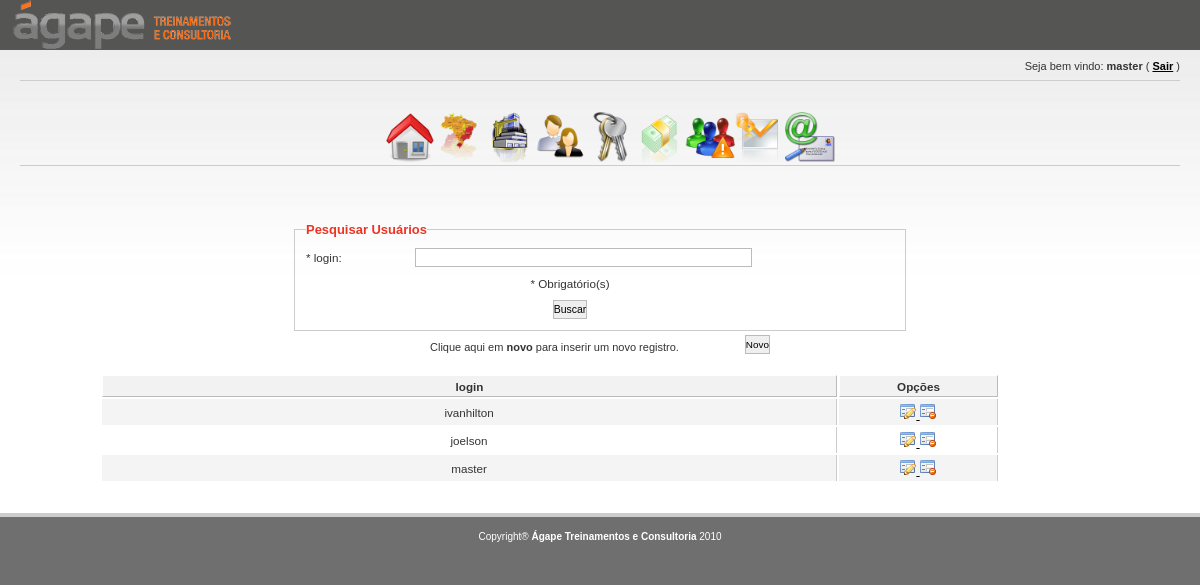
The app's page /views/principal.php?view=usuarios&link=index (signed in) with its own data.
### tables this page shows
CREATE TABLE `usuarios` (
  `id` int(10) unsigned NOT NULL auto_increment,
  `login` varchar(50) NOT NULL,
  `senha` varchar(50) NOT NULL,
  PRIMARY KEY  (`id`),
  UNIQUE KEY `Index_4` USING BTREE (`login`)
);

### views/usuarios/index.php (the view, shortened to what this page needs)
<form name="form1" method="post" action="<?php echo $path?>&link=index">
    <fieldset id="pesquisar">
    <legend>Pesquisar Usuários</legend>
    <table>
        <tr>
            <td style="width:20%; text-align:left;">* login:</td>
            <td style="width:80%;"><input type="text" name="login"></td>
        </tr>
        <tr>
            <td colspan="2">* Obrigat&oacute;rio(s)</td>
        </tr>
        <tr class="actions">
            <td colspan="2"><input type="submit" value="Buscar" class="botao" ></td>
        </tr>
    </table>
    </fieldset>
</form>
   <div id="novo">
       <input style="float:right;margin-top:-6px;"onclick="location.href='<?php echo $path?>&link=add'" type="button" name="novo" value="Novo" style="font-size: 100%;"/>
       Clique aqui em <b>novo</b> para inserir um novo registro.
   </div>
   <?php
   $sql = "SELECT";
   $sql.= "   u.id";
   $sql.= "  ,u.login";
   $sql.= " FROM";
   $sql.= "  usuarios u";
   $sql.= " WHERE 1=1";
   $sql.= " ORDER BY u.login";
   $rs = mysql_query($sql) or die(mysql_error());
   ?>
   <div id="resultado">
    <table>
        <tr>
            <th>login</th>
            <th>Op&ccedil;&otilde;es</th>
        </tr>
        <?php
        while($row = mysql_fetch_object($rs)){
        ?>
	        <tr <?php echo ($i % 2 == 0) ? 'class="altrow"' : 'class=""'; ?>>
	            <td><?php echo $row->login?></td>
	            <td style="width:150px">
					<a href="<?php echo $path?>&link=edit&id=<?php echo $row->id?>">
						<img src="../img/actions/edit.png" title="Editar" alt="" />
					</a>
					<a href="<?php echo $path?>&link=index&id=<?php echo $row->id?>&acao=3&operacao=2" onclick="return confirm('Deseja realmente deletar o registro');">
						<img src="../img/actions/delete.png" title="Deletar" alt="" />
					</a>
	            </td>
	        </tr>
        <?php
        	$i++;
        }
        ?>
    </table>
   </div>

### css/newsletter.generic.css (style rules this page uses)
* { margin:0; padding:0; }
body { background: #6F6F6F; color: #fff; font-family:'lucida grande',verdana,helvetica,arial,sans-serif; font-size:90%; margin: 0; }
a { color: black; text-decoration: underline; font-weight: bold; }
a img { border:none; }
#novo { width: 340px; margin-left: auto; margin-right: auto; margin-bottom: 20px; margin-top:10px; font-size: 85%; }
#resultado { width: 1000px; margin-left: auto; margin-right: auto; margin-top: 20px; }
table {  border:1px solid #ccc; border-right:0; clear: both; color: #333; margin-bottom: 10px; width: 90%; font-size: 90%; }
th { background: #f2f2f2; border:1px solid #bbb; border-top: 1px solid #fff; border-left: 1px solid #fff; text-align: center; height:20px; }
table tr td { border-right: 1px solid #ccc; padding: 4px; text-align: center; vertical-align: middle; }
table tr.altrow td { background: #f4f4f4; }
form { clear: both; margin: 0px; padding: 0px; }
fieldset { border: 1px solid #ccc; padding:5px; margin-bottom: 10px; }
fieldset table { border:none; background-color: transparent; margin:0px; }
fieldset table tr { border: none; background-color: transparent; }
fieldset table tr td { border: none; background-color: transparent; }
fieldset legend { color: #e32; font-size: 100%; font-weight: bold; margin-left:6px; }
fieldset#pesquisar { width: 600px; margin-left: auto; margin-right: auto; }
input, textarea { clear: both; display: block; font-size: 90%; font-family: "frutiger linotype", "lucida grande", "verdana", sans-serif; padding-top:3px; padding-bottom:3px; border: 0.1em solid #BBBBBB; width:80%; }
input[type=submit] { display: inline; font-size: 90%; width: auto; vertical-align: bottom; border: 0.1em solid #BBBBBB; cursor: pointer; padding-top:3px; padding-bottom:3px; }
input[type=button] { display: inline; font-size: 90%; width: auto; vertical-align: bottom; border: 0.1em solid #BBBBBB; cursor: pointer; padding-top:3px; padding-bottom:3px; }

### records on screen
usuarios: login "ivanhilton"
usuarios: login "joelson"
usuarios: login "master"

### other values on screen
$_SESSION['dados']['usuario']["login"] "master"
